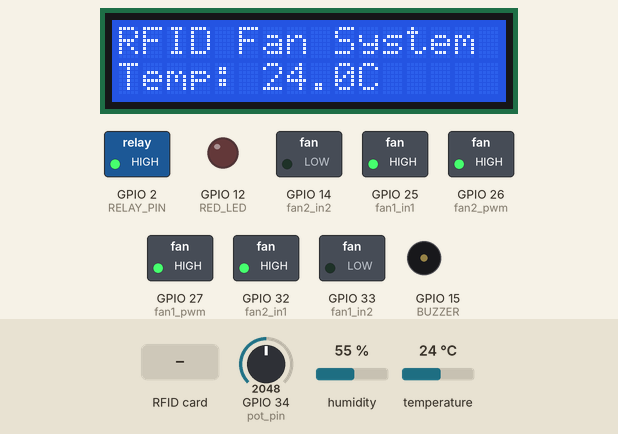
Simulated run of this sketch. Board: ESP32. Parts: 16×2 character LCD, switched loads named in the sketch (green lamp = pin HIGH), output pins drawn as LEDs (lit = HIGH), buzzer (waves = sounding, pin HIGH). The inputs (shaded band) are chosen by the test bench; at power-on: GPIO 34 (pot_pin) = 2048, temperature 24 °C, humidity 55 %. What the sketch prints to the serial monitor is not drawn.

Above: at 1.3 s.
1.4 s: RFID card 62 50 2C 3C held to the reader
At 2.8 s:
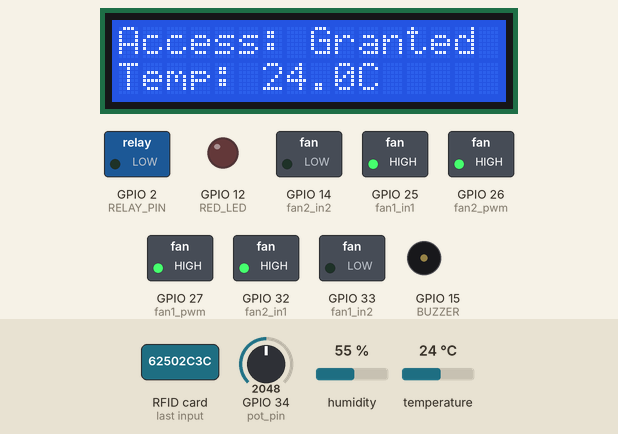
6.0 s: RFID card 5E 7A 19 C4 held to the reader
At 8.0 s:
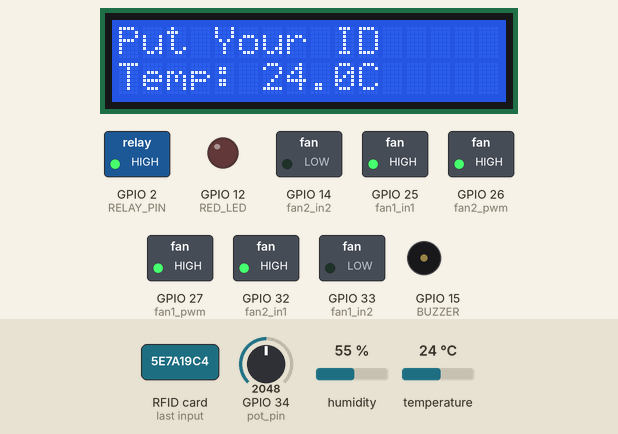
8.3 s: GPIO 34 (pot_pin) set to 491
At 9.5 s:
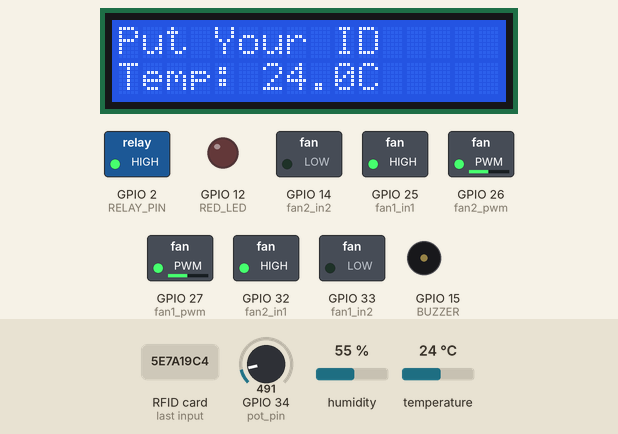
9.8 s: RFID card 53 24 20 14 held to the reader
At 10.7 s:
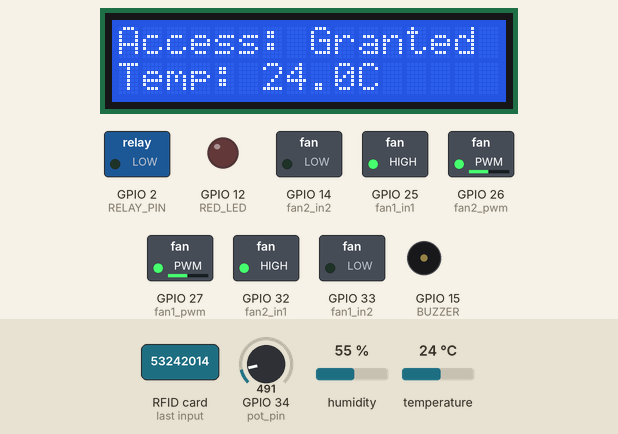
14.4 s: GPIO 34 (pot_pin) set to 0
At 15.6 s:
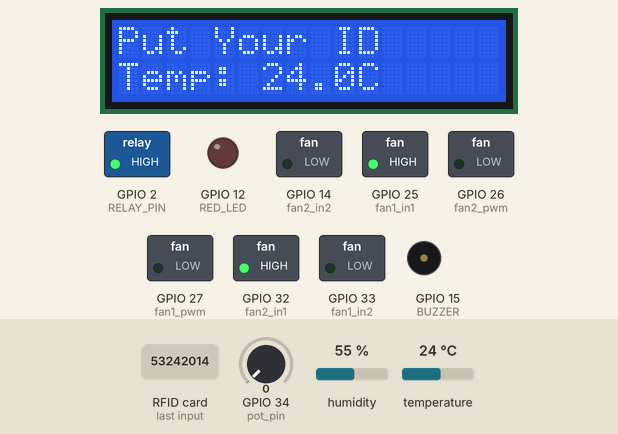
15.9 s: temperature set to 34.4 °C
At 18.1 s:
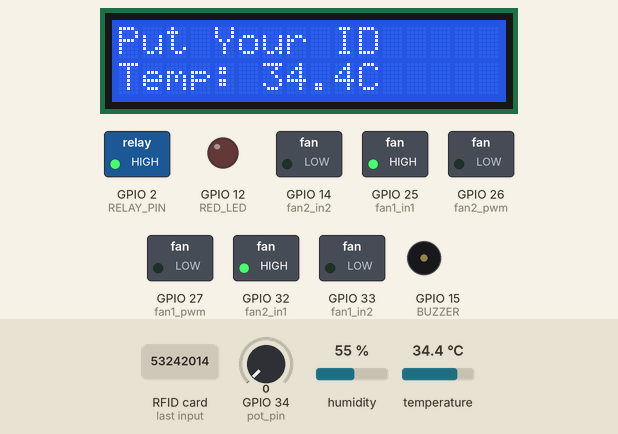
18.4 s: temperature set to 35.9 °C
Timing chart, 0 to 21.4 s (numbered marks = the images above; inputs shaded):
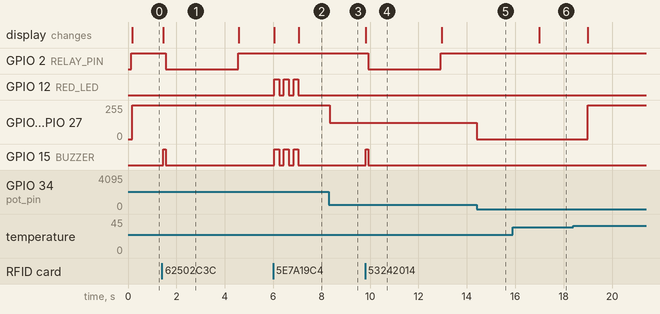

The sketch:

Refrigator.ino
```cpp
#include <SPI.h>
#include <MFRC522.h>
#include <Wire.h>
#include <LiquidCrystal_I2C.h>
#include <DHT.h>

// RFID setup
#define RST_PIN    5
#define SS_PIN     4
#define RELAY_PIN  2

// LEDs and Buzzer
#define RED_LED   12
#define BUZZER    15

MFRC522 rfid(SS_PIN, RST_PIN);

// LCD setup (I2C 16x2, SDA=21, SCL=22)
LiquidCrystal_I2C lcd(0x27, 16, 2);

// DHT22 setup
#define DHTPIN 13
#define DHTTYPE DHT22
DHT dht(DHTPIN, DHTTYPE);

// Authorized RFID cards
byte authorizedUIDs[][4] = {
  {0x62, 0x50, 0x2C, 0x3C},
  {0x53, 0x24, 0x20, 0x14}
};

// Fan control pins
const int fan1_pwm = 27;
const int fan2_pwm = 26;
const int fan1_in1 = 25;
const int fan1_in2 = 33;
const int fan2_in1 = 32;
const int fan2_in2 = 14;
const int pot_pin = 34;

bool fans_enabled = false;

void setup() {
  Serial.begin(115200);
  SPI.begin(18, 19, 23, SS_PIN);  // SCK, MISO, MOSI, SS
  rfid.PCD_Init();
  dht.begin();

  // LCD init
  lcd.init();
  lcd.backlight();
  lcd.setCursor(0, 0);
  lcd.print("RFID Fan System");
  lcd.setCursor(0, 1);
  lcd.print("System Ready");

  pinMode(RELAY_PIN, OUTPUT);
  digitalWrite(RELAY_PIN, HIGH); // Door locked initially

  // Fan motor pins
  pinMode(fan1_pwm, OUTPUT);
  pinMode(fan2_pwm, OUTPUT);
  pinMode(fan1_in1, OUTPUT);
  pinMode(fan1_in2, OUTPUT);
  pinMode(fan2_in1, OUTPUT);
  pinMode(fan2_in2, OUTPUT);

  // Set fan direction
  digitalWrite(fan1_in1, HIGH);
  digitalWrite(fan1_in2, LOW);
  digitalWrite(fan2_in1, HIGH);
  digitalWrite(fan2_in2, LOW);

  // LED and Buzzer pins
  pinMode(RED_LED, OUTPUT);
  pinMode(BUZZER, OUTPUT);

  // Initial states
  digitalWrite(RED_LED, LOW);
  digitalWrite(BUZZER, LOW);

  Serial.println("ESP32 RFID & Fan Control Ready");
}

void loop() {
  handleRFID();
  checkTemperature();
  handleFanSpeed();
}

void handleRFID() {
  if (!rfid.PICC_IsNewCardPresent() || !rfid.PICC_ReadCardSerial()) return;

  Serial.print("Card UID: ");
  for (byte i = 0; i < rfid.uid.size; i++) {
    Serial.print(rfid.uid.uidByte[i], HEX);
    Serial.print(" ");
  }
  Serial.println();

  if (checkUID(rfid.uid.uidByte)) {
    Serial.println("Access Granted");
    lcd.setCursor(0, 0);
    lcd.print("Access: Granted ");

    // Quick beep for granted access
    digitalWrite(BUZZER, HIGH);
    delay(100);
    digitalWrite(BUZZER, LOW);

    digitalWrite(RELAY_PIN, LOW);  // Unlock door
    delay(3000);
    digitalWrite(RELAY_PIN, HIGH); // Lock again
  } else {
    Serial.println("Access Denied");
    lcd.setCursor(0, 0);
    lcd.print("Access: Denied  ");

    // Red LED + buzzer on for 2 seconds
    digitalWrite(RED_LED, HIGH);
    digitalWrite(BUZZER, HIGH);
    delay(200);
    digitalWrite(RED_LED, LOW);
    digitalWrite(BUZZER, LOW);
    delay(200);
    digitalWrite(RED_LED, HIGH);
    digitalWrite(BUZZER, HIGH);
    delay(200);
    digitalWrite(RED_LED, LOW);
    digitalWrite(BUZZER, LOW);
    delay(200);
    digitalWrite(RED_LED, HIGH);
    digitalWrite(BUZZER, HIGH);
    delay(200);
    digitalWrite(RED_LED, LOW);
    digitalWrite(BUZZER, LOW);
  }
  lcd.setCursor(0, 0);
  lcd.print("Put Your ID     ");
  rfid.PICC_HaltA();
  rfid.PCD_StopCrypto1();
}

bool checkUID(byte *uid) {
  for (int i = 0; i < sizeof(authorizedUIDs) / 4; i++) {
    bool match = true;
    for (int j = 0; j < 4; j++) {
      if (uid[j] != authorizedUIDs[i][j]) {
        match = false;
        break;
      }
    }
    if (match) return true;
  }
  return false;
}

void checkTemperature() {
  float temp = dht.readTemperature();

  if (isnan(temp)) {
    Serial.println("Failed to read from DHT22");
    return;
  }

  lcd.setCursor(0, 1);
  lcd.print("Temp: ");
  lcd.print(temp, 1);
  lcd.print("C  ");
}

void handleFanSpeed() {
  int pot_value = analogRead(pot_pin); // 0 to 4095
  int pot_percent = map(pot_value, 0, 1023, 0, 100); // 0 to 100 scale
  int fan_speed = map(pot_value, 0, 1023, 0, 255);   // PWM speed

  Serial.println(fan_speed);

  float temp = dht.readTemperature();

  if (isnan(temp)) {
    Serial.println("DHT22 read error.");
    return;
  }

  if (pot_percent >= 20) {
    // Manual mode
    analogWrite(fan1_pwm, fan_speed);
    analogWrite(fan2_pwm, fan_speed);
  } else {
    // Auto temperature mode
    if (temp > 35) {
      analogWrite(fan1_pwm, 255); // Full speed
      analogWrite(fan2_pwm, 255);
    } else {
      analogWrite(fan1_pwm, 0);
      analogWrite(fan2_pwm, 0);
    }
  }
}
```

Measured:
- after the input at 1.4 s, GPIO 2 (RELAY_PIN): HIGH → LOW after 0.15 s, → HIGH 3.0 s later; GPIO 15 (BUZZER): LOW → HIGH after 0.05 s, → LOW 0.10 s later; the display: changes after 0.05 s (image 1)
- after the input at 6.0 s, GPIO 12 (RED_LED), GPIO 15 (BUZZER): alternates HIGH for 0.20 s and LOW for 0.20 s, 6 changes in all, then stays LOW, starting at once; the display: first changes at once (image 2 shows a later state)
- after the input at 8.3 s, GPIO 26 (fan2_pwm), GPIO 27 (fan1_pwm): 255/255 → 122/255 at once
- after the input at 9.8 s, GPIO 2 (RELAY_PIN): HIGH → LOW after 0.13 s, → HIGH 3.0 s later; GPIO 15 (BUZZER): LOW → HIGH at once, → LOW 0.10 s later; the display: changes at once (image 4)
- after the input at 14.4 s, GPIO 26 (fan2_pwm), GPIO 27 (fan1_pwm): 122/255 → 0/255 at once
- after the input at 15.9 s, the display: changes after 1.1 s (image 6)
- after the input at 18.4 s, GPIO 26 (fan2_pwm), GPIO 27 (fan1_pwm): 0/255 → 255/255 after 0.60 s
